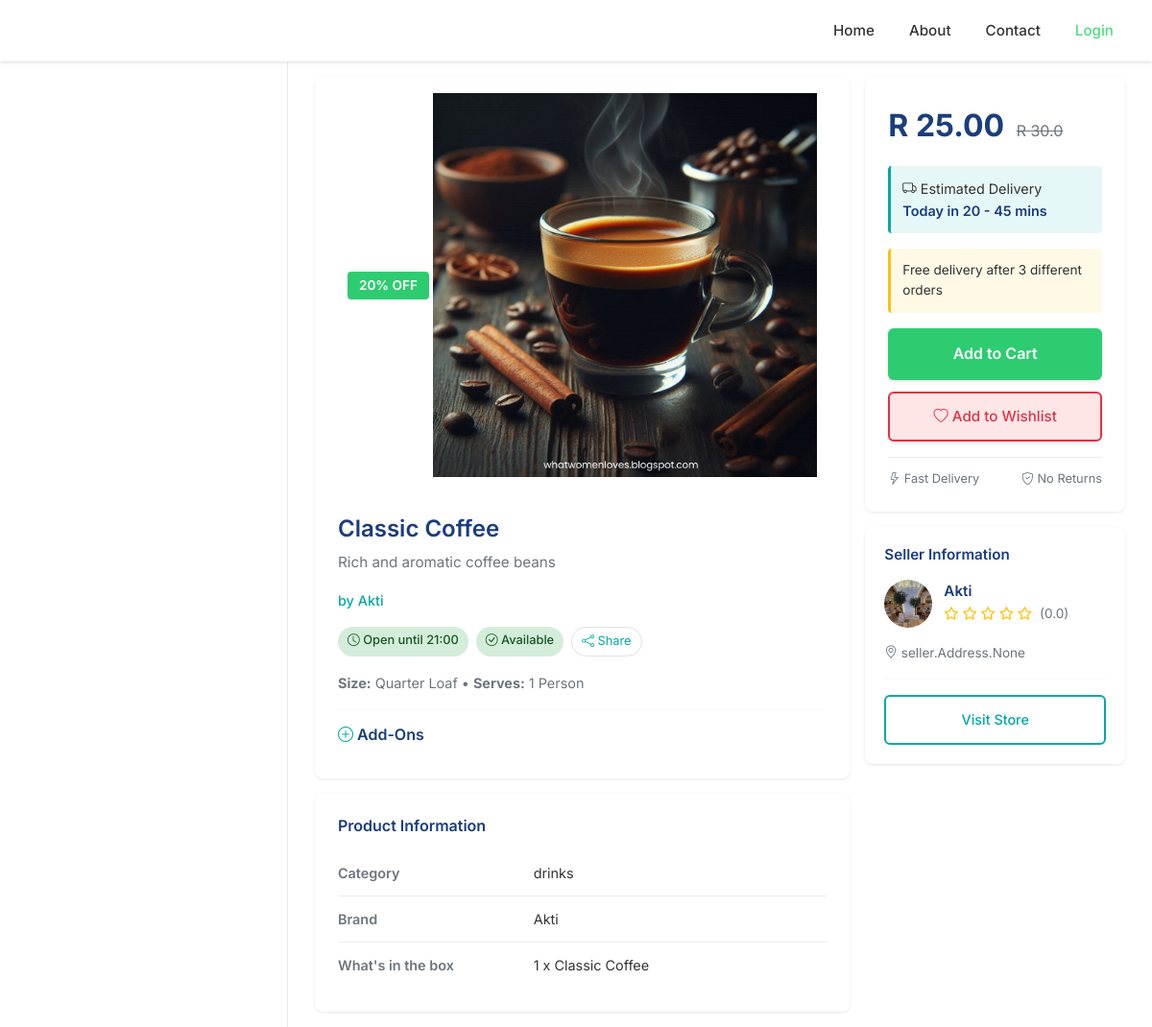
Page /akti/classic-coffee on the committed database.
### seller/wrap_models/product_model.py (models this page shows, shortened)
class Product(models.Model):
    CATEGORIES = [
        ('plate', 'Plate'),
        ('kota', 'Kota'),
        ('dagwood', 'Dagwood'),
        ('drinks', 'Drinks'),
        ('other', 'Other'),
    ]
    STATUS_CHOICES = [
        ('active', 'Active'),
        ('inactive', 'Inactive'),
        ('pending', 'Pending'),
        ('banned', 'banned'),
        ('reected', 'rejected'),
    ]
    business = models.ForeignKey(BusinessInformation, on_delete=models.CASCADE, related_name="products")
    name = models.CharField(max_length=200)
    category = models.CharField(max_length=50, choices=CATEGORIES, default='other')
    price = models.DecimalField(max_digits=10, decimal_places=2)
    quantity = models.PositiveIntegerField()
    description = models.TextField()
    small_description = models.TextField(null=True)
    status = models.CharField(max_length=50, choices=STATUS_CHOICES, default="pending")
    is_flagged = models.BooleanField(default=False)
    sales = models.PositiveIntegerField(default=0)
    timestamp = models.DateTimeField(default=timezone.now, null=True)
    image = models.ImageField(upload_to="uploads/")
    uuid = models.UUIDField(default=uuid.uuid4, editable=False, unique=False)
    slug = models.SlugField(unique=False, blank=True)  # <--- This
    def is_instock(self):
        if self.quantity < 1:
            return False
        return True
    def markup_price(self):
        return float(f'{self.price}') + (float(f'{self.price}') * 0.20)

### seller/wrap_models/business_model.py (models this page shows, shortened)
class BusinessInformation(models.Model):
    BUSINESS_CATEGORIES = [
        ('dropship', 'Dropship'),
        ('food', 'Food & beverages'),
        ('clothing', 'Clothing'),
        ('technology', 'Technology'),
        ('other', 'Other'),
    ]
    name = models.CharField(max_length=200)
    business_type = models.CharField(max_length=200)
    description = models.TextField()
    registration_number = models.CharField(max_length=200, unique=False)
    category = models.CharField(max_length=50, choices=BUSINESS_CATEGORIES, default='other')
    phone = models.CharField(max_length=20, blank=True, null=False)
    telephone = models.CharField(max_length=20, blank=True, null=True)
    email = models.CharField(max_length=200,unique=False)
    owner = models.ForeignKey(User, on_delete=models.CASCADE, related_name="businesses")
    open_time = models.CharField(max_length=50)
    close_time = models.CharField(max_length=50)
    date_created = models.DateTimeField(auto_now_add=True)
    status = models.CharField(max_length=50, default="pending")
    account_code = models.CharField(max_length=200,default="",null=True)
    open_orders = models.BooleanField(default=False)
    image = models.ImageField(upload_to='uploads/business_images/', null=True, blank=True)
    uuid = models.UUIDField(default=uuid.uuid4, editable=False, unique=False)
    slug = models.SlugField( blank=True)  # <--- This
    def __str__(self):
        return self.name
    class Meta:
        verbose_name_plural = "Businesses"

### shop/views.py (the view)
# urls.py: path('<slug:bSlug>/<slug:pSlug>', views.view_product, name='view_product'),
def view_product(request, bSlug, pSlug):
    product = Product.objects.filter(slug=pSlug).first()
    items= 0
    whishlist = 0
    is_business_user = False
    if request.user.is_authenticated:
        items = get_cart_items(request.user)
        whishlist = get_wishlist_items(request.user)
        is_business_user = request.user.groups.filter(name="business").exists()
    if product:
        all_ratings = BusinessRating.objects.filter(business=product.business)
        stars_list = [rating.stars for rating in all_ratings]
        if stars_list:
            average_rating = round(sum(stars_list) / len(stars_list), 1)
        else:
            average_rating = 0.0
        total_rating = len(stars_list)
        markup_price = float(f'{product.price}') + (float(f'{product.price}') * 0.20)
        absolute_image_url = request.build_absolute_uri(product.image.url)
        absolute_page_url = request.build_absolute_uri()
        return render(request,'products/view_product.html',{'absolute_page_url':absolute_page_url,'absolute_image_url':absolute_image_url,'markup_price':markup_price,'product':product,'cart_items_count':items,"wishlist_items_count":whishlist,'average_rating':average_rating,'total_rating':total_rating, 'is_business_user': is_business_user})
    return render(request,'products/view_product.html', {'is_business_user': is_business_user})

### shop/templates/products/view_product.html (shortened to what this page needs)
{% extends 'products/shop_base2.html' %}
{% load static %}
{% block content %}
<div class="product-container">
    <div class="row g-3">
        <div class="col-lg-8">
            <div class="product-card">
                <div class="product-image-section">
                    <span class="discount-badge">20% OFF</span>
                    <img src="{{product.image.url}}" alt="{{product.name}}">
                </div>
                <div class="product-details">
                    <h1 class="product-title">{{product.name}}</h1>
                    <p class="product-description">{{product.small_description}}</p>
                    <p class="business-name">by {{product.business}}</p>
                    <div class="status-badges">
                        {% if product.business.open_orders %}
                        <span class="badge-custom badge-open">
                            <i class="bi bi-clock"></i> Open until {{product.business.close_time}}
                        </span>
                        {% else %}
                        <span class="badge-custom badge-closed">
                            <i class="bi bi-clock"></i> Closed
                        </span>
                        {% endif %}
                        {% if product.is_instock %}
                        <span class="badge-custom badge-available">
                            <i class="bi bi-check-circle"></i> Available
                        </span>
                        {% else %}
                        <span class="badge-custom badge-outofstock">
                            <i class="bi bi-x-circle"></i> Out of Stock
                        </span>
                        {% endif %}
                        <button class="btn-share" onclick="showShareModal()">
                            <i class="bi bi-share"></i> Share
                        </button>
                    </div>
                    <div class="product-info">
                        <strong>Size:</strong> Quarter Loaf • <strong>Serves:</strong> 1 Person
                    </div>
                    <hr class="divider">
                    <div class="addons-section">
                        <h6><i class="bi bi-plus-circle" style="color: var(--primary-teal);"></i> Add-Ons</h6>
                    </div>
                </div>
            </div>
            <div class="info-table">
                <h6>Product Information</h6>
                <div class="info-row">
                    <span class="info-label">Category</span>
                    <span class="info-value">{{product.category}}</span>
                </div>
                <div class="info-row">
                    <span class="info-label">Brand</span>
                    <span class="info-value">{{product.business}}</span>
                </div>
                <div class="info-row">
                    <span class="info-label">What's in the box</span>
                    <span class="info-value">1 x {{product.name}}</span>
                </div>
            </div>
        </div>
        <div class="col-lg-4">
            <div class="price-section">
                <div class="price-display">
                    <span class="current-price">R {{product.price}}</span>
                    <span class="original-price">R {{product.markup_price}}</span>
                </div>
                <div class="delivery-box">
                    <div><i class="bi bi-truck"></i> Estimated Delivery</div>
                    <div class="delivery-time">Today in 20 - 45 mins</div>
                </div>
                <div class="promo-text">
                    Free delivery after 3 different orders
                </div>
                {% if product.is_instock %}
                    {% if user.is_authenticated %}
                    <button onclick="addCart({{ product.id }})" class="btn-add-cart available">Add to Cart</button>
                    {% else %}
                    <button onclick="showLoginAlert()" class="btn-add-cart available">Add to Cart</button>
                    {% endif %}
                {% else %}
                <button class="btn-add-cart unavailable" disabled>Out of Stock</button>
                {% endif %}
                {% if user.is_authenticated %}
                <button class="btn-wishlist" onclick="addWishlist({{product.id}})">
                    <i class="bi bi-heart"></i> Add to Wishlist
                </button>
                {% else %}
                <button class="btn-wishlist" onclick="showLoginAlert()">
                    <i class="bi bi-heart"></i> Add to Wishlist
                </button>
                {% endif %}
                <div class="delivery-features">
                    <span><i class="bi bi-lightning"></i> Fast Delivery</span>
                    <span><i class="bi bi-shield-check"></i> No Returns</span>
                </div>
            </div>
            <div class="seller-card">
                <h6>Seller Information</h6>
                <div class="seller-info">
                    <img src="{{product.business.image.url}}" alt="{{product.business}}" class="seller-image">
                    <div class="seller-details">
                        <h6>{{product.business}}</h6>
                        <div class="rating-stars">
                            <i class="fa-star {% if average_rating > 0 %} fas {% else %} far {% endif %}"></i>
                            <i class="fa-star {% if average_rating > 1 %} fas {% else %} far {% endif %}"></i>
                            <i class="fa-star {% if average_rating > 2 %} fas {% else %} far {% endif %}"></i>
                            <i class="fa-star {% if average_rating > 3 %} fas {% else %} far {% endif %}"></i>
                            <i class="fa-star {% if average_rating > 4 %} fas {% else %} far {% endif %}"></i>
                            <span style="color: var(--text-muted); margin-left: 4px;">({{average_rating}})</span>
                        </div>
                    </div>
                </div>
                <div class="seller-meta">
                    <i class="bi bi-geo-alt"></i> {{product.business.addresses}}
                </div>
                <hr class="divider">
                <a href="" class="btn-visit-store">Visit Store</a>
            </div>
        </div>
    </div>
</div>
{% endblock %}

### shop/static/shop/css/shop_base2.css (style rules this page uses)
:root { --primary: #4ade80; --primary-dark: #3cd472; --primary-light: #e8fdf3; --secondary: #1a1a1a; --text: #333333; --text-light: #666666; --text-muted: #999999; --background: #fafafa; --white: #ffffff; --border: #e8e8e8; --shadow-sm: 0 1px 3px rgba(0, 0, 0, 0.08); --shadow-md: 0 4px 12px rgba(0, 0, 0, 0.1); --shadow-lg: 0 8px 24px rgba(0, 0, 0, 0.12); --transition-fast: all 0.2s ease; --transition-normal: all 0.3s ease; --radius-sm: 4px; --radius-md: 8px; --radius-lg: 16px; --radius-xl: 24px; --radius-pill: 50px; }
* { margin: 0; padding: 0; box-sizing: border-box; }
body { font-family: 'Inter', -apple-system, BlinkMacSystemFont, "Segoe UI", Roboto, sans-serif; color: var(--text); background-color: var(--background); overflow-x: hidden; line-height: 1.6; }

### rows in the picture
Product: image (picture), name "Classic Coffee", small_description "Rich and aromatic coffee beans", business "Akti", business.close_time "21:00", category "drinks", price "25.00", markup_price "30.0", business.image (picture), business.addresses "seller.Address.None"

### other values in the picture
{{ average_rating }} "0.0"
